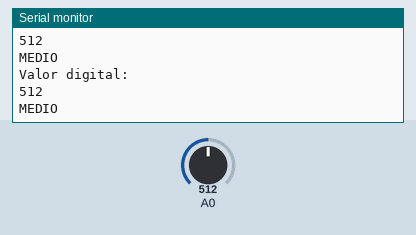
Recording of a sketch running on a simulated Arduino Uno, built with avr-gcc and run on an emulated ATmega328P. Parts: the last lines printed to the serial monitor. Inputs (shaded band) come from the test bench; at power-on: A0 = 512.

Above: at 1.2 s.
1.3 s: A0 set to 349
At 1.57 s:
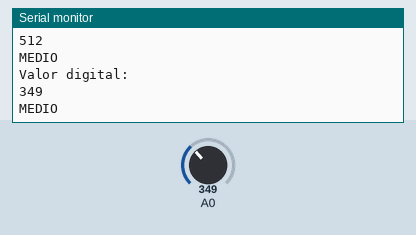
2.8 s: A0 set to 327
At 2.97 s:
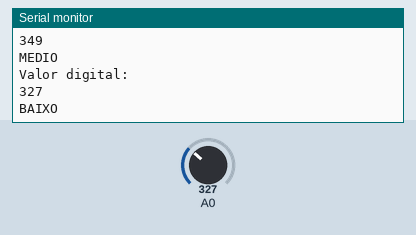
Timing chart, 0 to 5.8 s (numbered marks = the images above; inputs shaded):
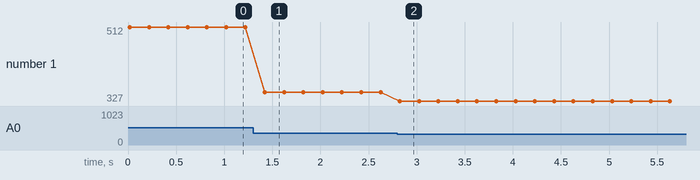

The sketch:

aula07_atvd01.ino
```cpp
void setup()
{
    /* Inicializa a comunicação serial com baud rate de 9600 bps                */
    Serial.begin(9600);

    /* Configuração do registrador ADMUX (ADC Multiplexer Selection Register)   */
    /* REFS0 = 1 → define a referência de tensão como AVcc (5V no Arduino Uno)  */
    /* Demais bits ficam em 0 → canal ADC0 selecionado por padrão               */
    ADMUX = (1 << REFS0);

    /* Configuração do registrador ADCSRA (ADC Control and Status Register A)   */
    /* ADEN  = 1 → habilita o ADC                                               */
    /* ADPS2, ADPS1, ADPS0 = 1 → prescaler = 128                                */
    /* (divide o clock para adequar à faixa de operação do ADC)                 */
    ADCSRA = (1 << ADEN) | (1 << ADPS2) | (1 << ADPS1) | (1 << ADPS0);
}

void loop()
{
    /* Inicia uma conversão ADC (ADSC = 1)                         */
    ADCSRA |= (1 << ADSC);

    /* Aguarda a conversão terminar                                */
    /* Enquanto ADSC for 1 → conversão em andamento                */
    /* Quando vira 0 → conversão concluída                         */
    while(ADCSRA & (1 << ADSC));

    /* Lê o valor convertido (registrador de 10 bits: ADCL + ADCH) */
    int leitura = ADC;

    /* Envia mensagem pela serial                                  */
    Serial.println("Valor digital: ");
    Serial.println(leitura);

    /* Chama função para classificar o valor lido                  */
    /* (baixo, médio ou alto)                                      */
    vChecagem(leitura);

    /* Pequeno atraso para evitar leituras muito rápidas           */
    delay(200);
}

void vChecagem(int valor)
{
    /* Verifica o intervalo do valor (0–1023)                      */
    /* Divide aproximadamente em 3 faixas iguais                   */

    if(valor < 341)
        Serial.println("BAIXO");

    else if (valor <= 682)
        Serial.println("MEDIO");

    else
        Serial.println("ALTO");

    /* Quebra de linha extra para organização da saída             */
    Serial.println("\n");
}
```

Measured:
- the behaviour switches between 341 and 340 on A0 (found by bisection; images 1 and 2)
- after the input at 1.3 s, the serial monitor: prints a new line after 0.12 s (image 1)
- after the input at 2.8 s, the serial monitor: prints a new line at once (image 2)
- plotted number 1: 512 → 349 after the input at 1.3 s, 349 → 327 after the input at 2.8 s
